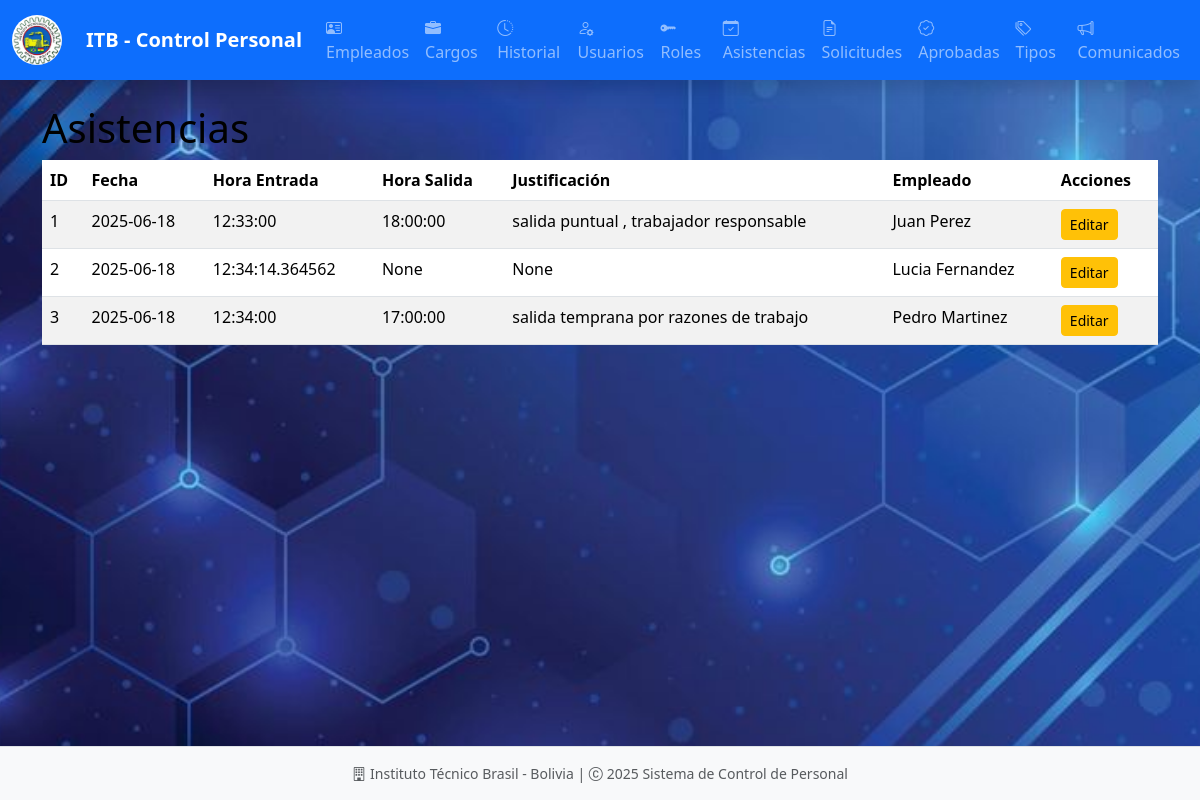
Before: /asistencias/ with the older database file.
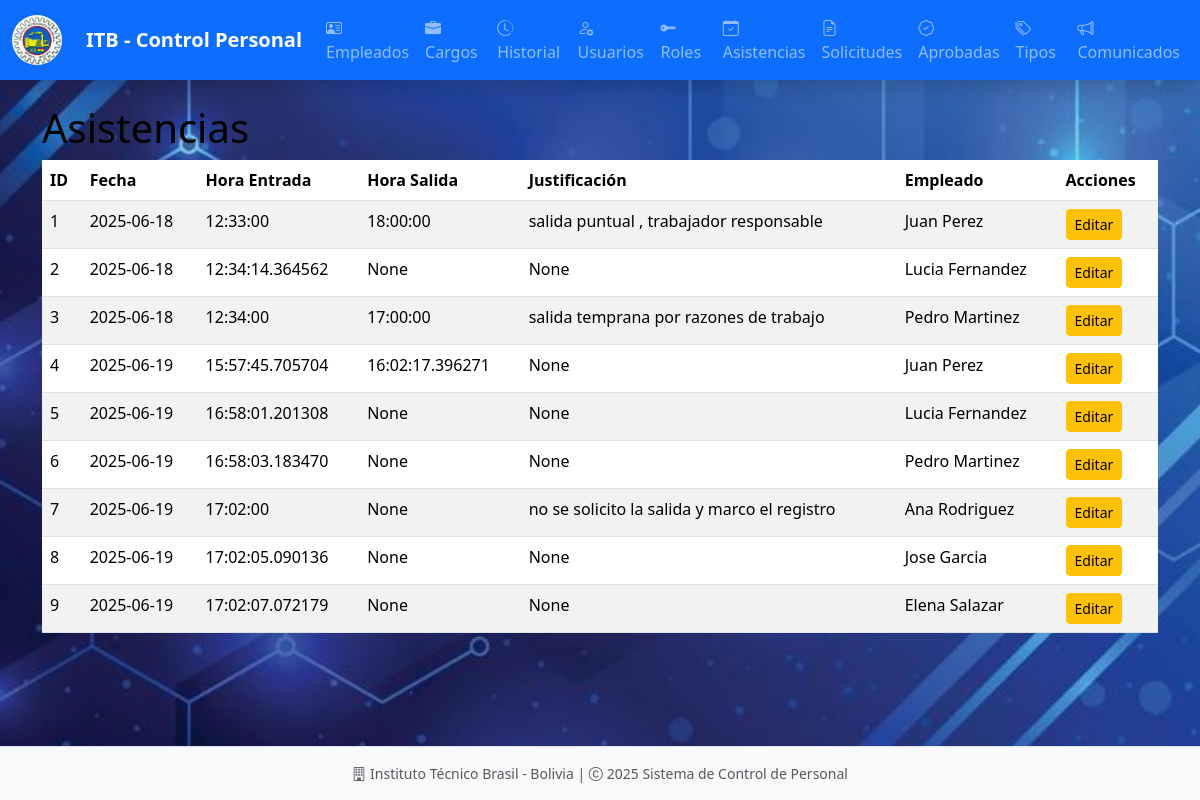
After: the same page with the newer database file.
### models/asistencia_model.py (models this page shows, shortened)
class Asistencia(db.Model):
    __tablename__ = "asistencias"
    id = db.Column(db.Integer, primary_key=True)
    fecha = db.Column(db.Date, nullable=False, default=date.today)
    hora_entrada = db.Column(db.Time)
    hora_salida = db.Column(db.Time)
    justificacion = db.Column(db.Text)
    empleado_id = db.Column(db.Integer, db.ForeignKey('empleados.id'), nullable=False)
    empleado = db.relationship('Empleado', back_populates='asistencias')
    @staticmethod
    def get_all():
        return Asistencia.query.all()

### models/empleado_model.py (models this page shows, shortened)
class Empleado(db.Model):
    __tablename__ = "empleados"
    id = db.Column(db.Integer, primary_key=True)
    nombre = db.Column(db.String(255), nullable=False)
    apellido = db.Column(db.String(255), nullable=False)
    ci = db.Column(db.String(20), nullable=False, unique=True)
    email = db.Column(db.String(255), nullable=False, unique=True)
    telefono = db.Column(db.String(20), nullable=False)
    fecha = db.Column(db.DateTime, nullable=False, default=datetime.utcnow)
    cargo_id = db.Column(db.Integer, db.ForeignKey('cargos.id'), nullable=False)
    cargo = db.relationship('Cargo', back_populates='empleados')
    usuarios = db.relationship('Usuario', back_populates='empleado', uselist=False)
    asistencias = db.relationship('Asistencia', back_populates='empleado', cascade='all, delete-orphan')
    historial_laboral = db.relationship('Historial', back_populates='empleado', cascade='all, delete-orphan')
    licencias_aprobadas = db.relationship('LicenciaAprobada', back_populates='empleado', cascade='all, delete-orphan')
    solicitudes_licencia = db.relationship('SolicitudLicencia', back_populates='empleado', cascade='all, delete-orphan')
    def delete(self):
        db.session.delete(self)
        db.session.commit()

### controllers/asistencia_controller.py (the view)
@asistencia_bp.route('/')
def index():
    asistencias = Asistencia.get_all()
    return asistencia_view.list(asistencias)

### run.py (called while the page is built)
@app.context_processor
def inject_active_path():
    def is_active(path):
        return 'active' if request.path == path else ''
    return(dict(is_active = is_active))

### views/asistencia_view.py (called while the page is built)
def list(asistencias):
    return render_template('admin/asistencias/index.html', asistencias=asistencias)

### templates/admin/asistencias/index.html (shortened to what this page needs)
{% extends 'admin/base.html' %}
{% block content %}
<h1>Asistencias</h1>
<table class="table table-striped">
    <thead>
        <tr>
            <th>ID</th>
            <th>Fecha</th>
            <th>Hora Entrada</th>
            <th>Hora Salida</th>
            <th>Justificación</th>
            <th>Empleado</th>
            <th>Acciones</th>
        </tr>
    </thead>
    <tbody>
        {% for a in asistencias %}
        <tr>
            <td>{{ a.id }}</td>
            <td>{{ a.fecha }}</td>
            <td>{{ a.hora_entrada }}</td>
            <td>{{ a.hora_salida }}</td>
            <td>{{ a.justificacion }}</td>
            <td>{{ a.empleado.nombre }} {{ a.empleado.apellido }}</td>
            <td>
                <a href="{{ url_for('asistencia.edit', id=a.id) }}" class="btn btn-warning btn-sm">Editar</a>
            </td>
        </tr>
        {% endfor %}
    </tbody>
</table>
{% endblock %}

Changed rows visible on the page:
added Asistencia: id "4", fecha "2025-06-19", hora_entrada "15:57:45.705704", hora_salida "16:02:17.396271", justificacion "None", empleado.nombre "Juan", empleado.apellido "Perez"
added Asistencia: id "5", fecha "2025-06-19", hora_entrada "16:58:01.201308", hora_salida "None", justificacion "None", empleado.nombre "Lucia", empleado.apellido "Fernandez"
added Asistencia: id "6", fecha "2025-06-19", hora_entrada "16:58:03.183470", hora_salida "None", justificacion "None", empleado.nombre "Pedro", empleado.apellido "Martinez"
added Asistencia: id "7", fecha "2025-06-19", hora_entrada "17:02:00", hora_salida "None", justificacion "no se solicito la salida y marco el registro", empleado.nombre "Ana", empleado.apellido "Rodriguez"
added Asistencia: id "8", fecha "2025-06-19", hora_entrada "17:02:05.090136", hora_salida "None", justificacion "None", empleado.nombre "Jose", empleado.apellido "Garcia"
added Asistencia: id "9", fecha "2025-06-19", hora_entrada "17:02:07.072179", hora_salida "None", justificacion "None", empleado.nombre "Elena", empleado.apellido "Salazar"
